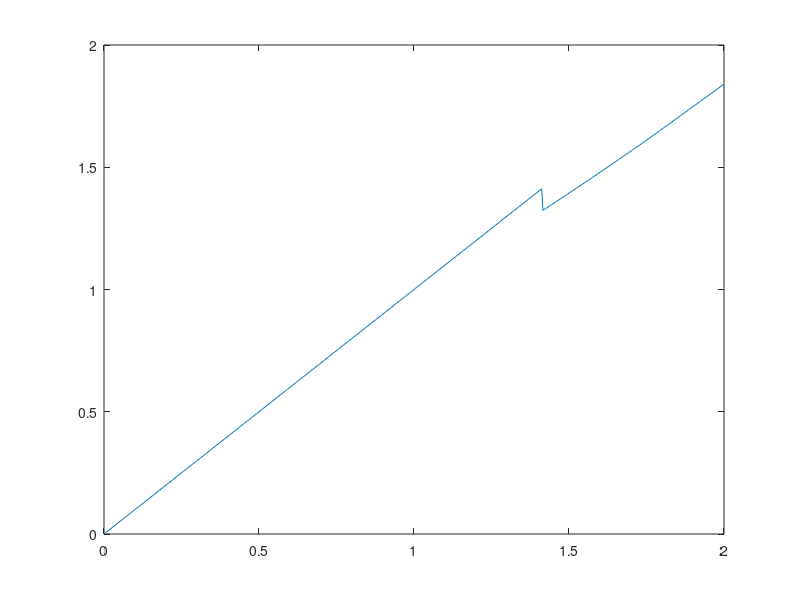
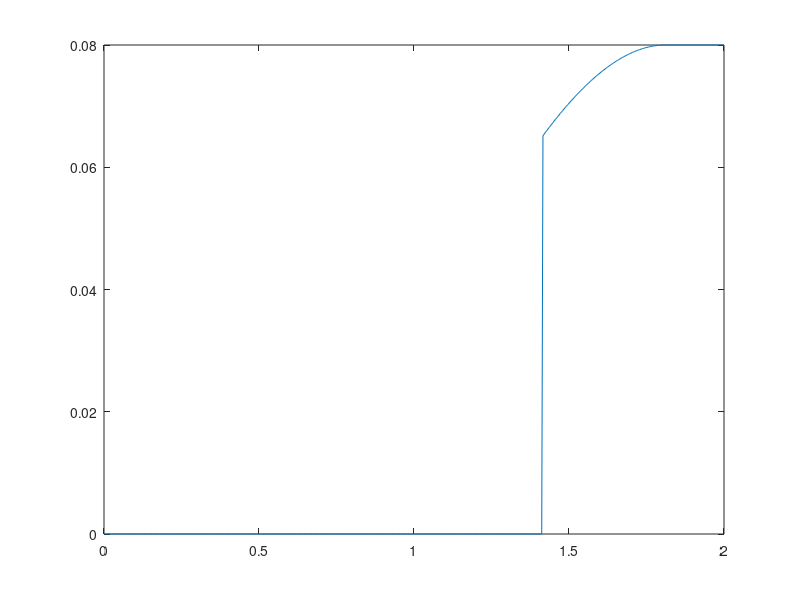
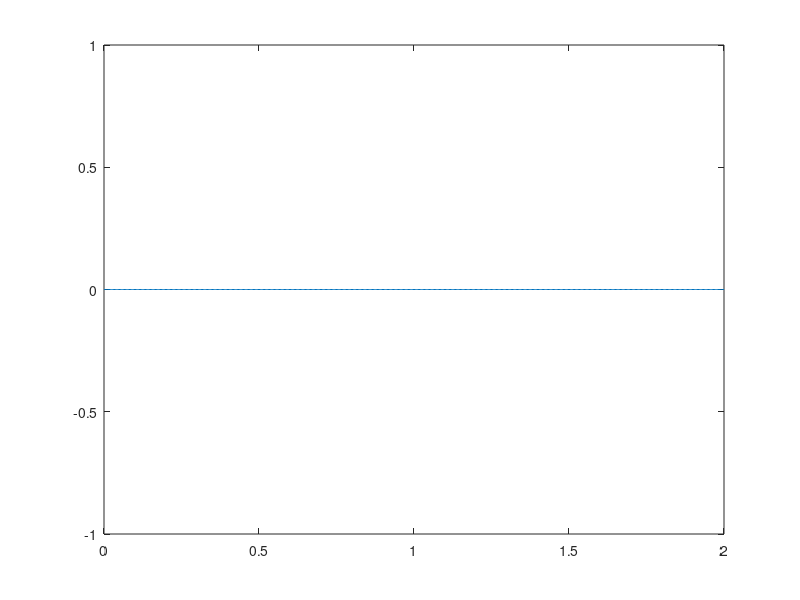

Here is the MATLAB script that generated these plots, in order:
%---------------------------------------------------------------
%---------------------------------------------------------------
% Single Spring
% Hemivariational Elasto-Plastic-Damage Model
% Newton-Raphson Iterative Solver
clear; clc;
%---------------------------------------------------------------
%---------------------------------------------------------------
k_el = 1;
kt = 1;
kd = 8;
dmax = 0.08;
st = 1*(1-dmax)*sqrt(2*k_el*(dmax*kd+kt));
sc = st;
Kbar = 1E6*k_el;
%
umax = 2;
N = 500;
ubar = [linspace(umax/(N),umax,N), linspace(umax-(umax/(N)),-umax,2*N+1), linspace(-umax+(umax/(N)),0,N)];
U = [0; 0; 0; 0];
delU = ones(4,1);
dStore = zeros(N,4);
TOL = 1E-12;
norm_dif = 1;
contatore = 0;
for i = 1:N
    ubar_i = ubar(i);
    disp(ubar_i)
    while norm_dif > TOL
        if ((U(1)-U(3)+U(4))>=0)
            KT = [k_el*(1-U(2))+Kbar, -k_el*(U(1)-U(3)+U(4)), -k_el*(1-U(2)), k_el*(1-U(2));
                    -k_el*(U(1)-U(3)+U(4)), kd, k_el*(U(1)-U(3)+U(4)), -k_el*(U(1)-U(3)+U(4));
                    -k_el*(1-U(2)), k_el*(U(1)-U(3)+U(4)), k_el*(1-U(2)), -k_el*(1-U(2));
                    k_el*(1-U(2)), -k_el*(U(1)-U(3)+U(4)), -k_el*(1-U(2)), k_el*(1-U(2))];
            R = [k_el*(1-U(2))*(U(1)-U(3)+U(4))+Kbar*(U(1)-ubar_i); -0.5*k_el*(U(1)-U(3)+U(4))^2+kd*U(2)+kt; -k_el*(1-U(2))*(U(1)-U(3)+U(4))+st; k_el*(1-U(2))*(U(1)-U(3)+U(4))+sc];
            KT(end,:) = 0; KT(:,end) = 0; KT(end,end) = 1;
            R(end) = 0;
        else
            KT = [k_el*(1-U(2))+Kbar, -k_el*(U(1)-U(3)+U(4)), -k_el*(1-U(2)), k_el*(1-U(2));
                    -k_el*(U(1)-U(3)+U(4)), kd, k_el*(U(1)-U(3)+U(4)), -k_el*(U(1)-U(3)+U(4));
                    -k_el*(1-U(2)), k_el*(U(1)-U(3)+U(4)), k_el*(1-U(2)), -k_el*(1-U(2));
                      k_el*(1-U(2)), -k_el*(U(1)-U(3)+U(4)), -k_el*(1-U(2)), k_el*(1-U(2))];
            R = [k_el*(1-U(2))*(U(1)-U(3)+U(4))+Kbar*(U(1)-ubar_i); -0.5*k_el*(U(1)-U(3)+U(4))^2+kd*U(2)+kt; -k_el*(1-U(2))*(U(1)-U(3)+U(4))+st; k_el*(1-U(2))*(U(1)-U(3)+U(4))+sc];
            KT(3,:) = 0; KT(:,3) = 0; KT(3,3) = 1;
            R(3) = 0;
        end
        delU = KT\(-R);
        U(1) = U(1) + delU(1);
        if delU(2)>1E-6 && ((k_el/(2*kd))*(U(1)-U(3)+U(4))^2-(kt/kd))>0
            U(2) = U(2) + delU(2);
        else
            delU(2) = 0;
        end
        if U(3) > 0
            U(3) = U(3) + delU(3);
        else
            delU(3) = 0;
        end
        norm_dif = norm(delU);
%         if delU(4)>0
%             U(4) = U(4) + delU(4);
%         else
%             delU(4) = 0;
%         end
        contatore = contatore + 1;
    end
    delU = ones(4,1);
    norm_dif = 1;
    dStore(i+1,:) = [U(1), U(2), U(3), U(4)];
end
figure;
plot(dStore(:,1),k_el.*(1-dStore(:,2)).*(dStore(:,1)-dStore(:,3)+dStore(:,4)));
figure;
plot(dStore(:,1),dStore(:,2))
figure;
plot(dStore(:,1),dStore(:,3))